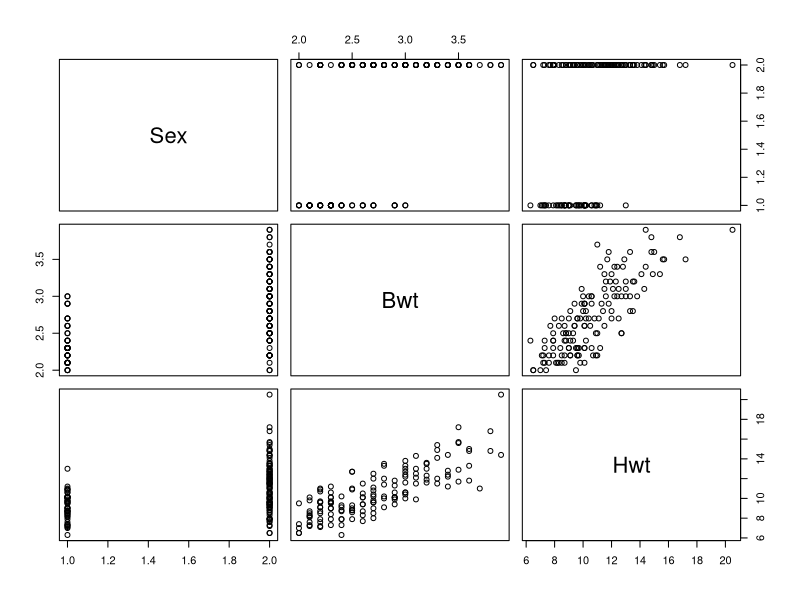
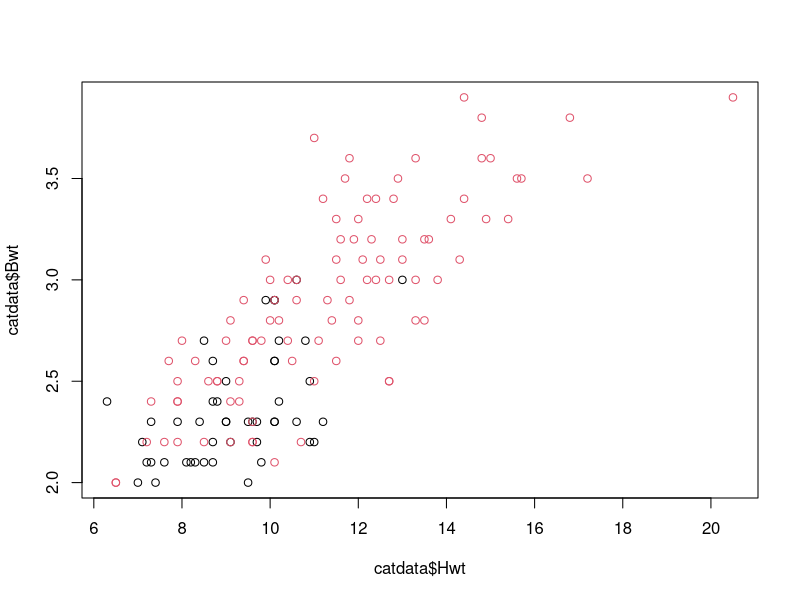
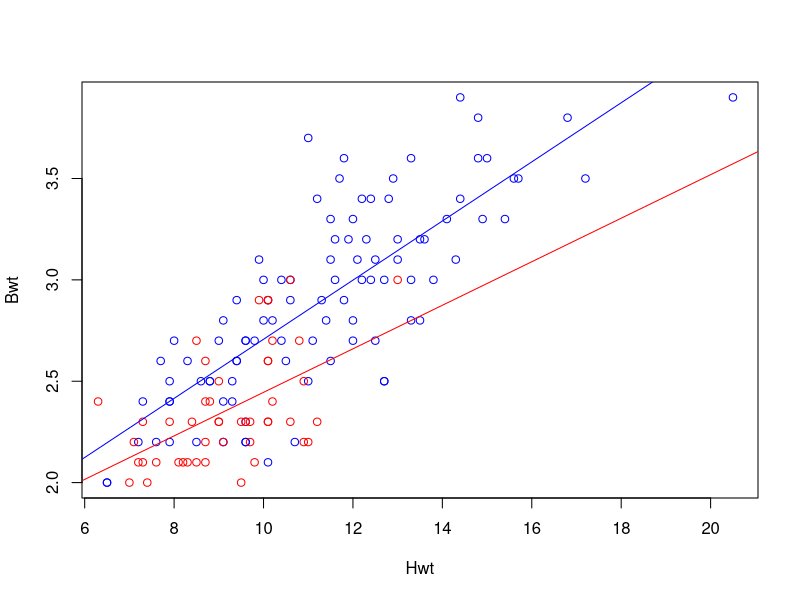
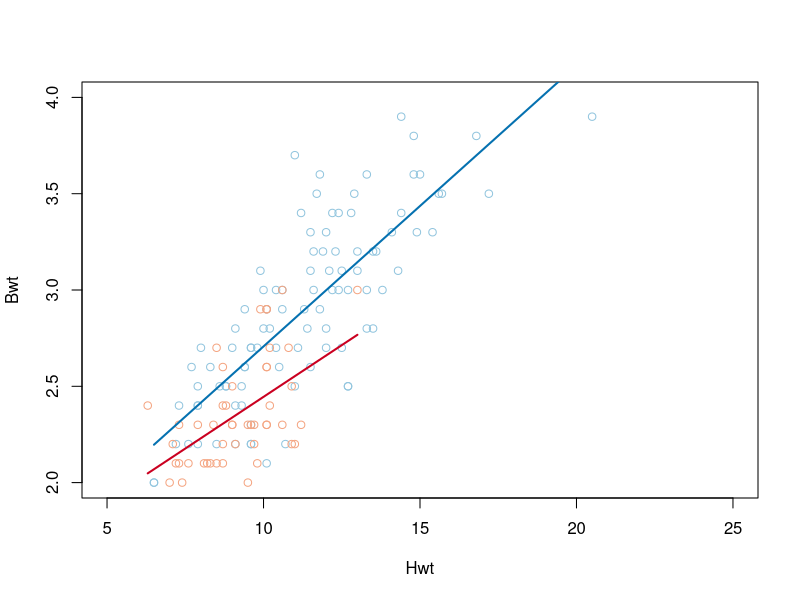

The R script that drew these images, in order:
# Title: Create regression lines with fixed endpoints
# Author: Nadja   Date: 05.05.2014

# Short description: 
# This script introduces an easy and flexible way to plot regression lines with defined ending points

# List all libraries that are used
# No special libraries needed

# par()              # view current settings
opar <- par()  # copy default settings

# We use the cat dataset from library MASS
library(MASS)
catdata<-cats
pairs(catdata) # Bwt and Hwt are correlated but the range of values is different for males and females
plot(catdata$Bwt~catdata$Hwt,col=as.factor(catdata$Sex))

# We create a seperate dataset for each sex
Males<-catdata[catdata$Sex=="M",]
Females<-catdata[catdata$Sex=="F",]

# But we stil want to plot them together in one graph with two regression lines
plot(Males$Bwt~Males$Hwt,col="blue",ylab="Bwt",xlab="Hwt")
points(Females$Bwt~Females$Hwt,col="red")
abline(lm(Males$Bwt~Males$Hwt),col="blue")
abline(lm(Females$Bwt~Females$Hwt),col="red")
# But the regression lines span the whole range of x-values

# We create regression lines as lines with defined end-points spanning the min and max values for each sex
summary(Males)
summary(Females)

tiff(filename = "vc_example_graph.tiff",width = 20,height = 20,units = cm)

plot(Males$Bwt~Males$Hwt,
     xlim=c(5,25),ylim=c(2,4), # here we set the limits based on the overall values
     col="#92c5de",
     xlab="Hwt",ylab="Bwt")
points(Females$Bwt~Females$Hwt,col="#f4a582")
# Now we use the min and max x-values for each sex
lines(c(min(Males$Hwt),max(Males$Hwt)),c(min(Males$Hwt)*as.numeric(coefficients(lm(Males$Bwt~Males$Hwt))[2],2)+as.numeric(coefficients(lm(Males$Bwt~Males$Hwt))[1],2),
                                         max(Males$Hwt)*as.numeric(coefficients(lm(Males$Bwt~Males$Hwt))[2],2)+as.numeric(coefficients(lm(Males$Bwt~Males$Hwt))[1],2)),
      col="#0571b0",lwd=2,lty=1)
lines(c(min(Females$Hwt),max(Females$Hwt)),c(min(Females$Hwt)*as.numeric(coefficients(lm(Females$Bwt~Females$Hwt))[2],2)+as.numeric(coefficients(lm(Females$Bwt~Females$Hwt))[1],2),
                                         max(Females$Hwt)*as.numeric(coefficients(lm(Females$Bwt~Females$Hwt))[2],2)+as.numeric(coefficients(lm(Females$Bwt~Females$Hwt))[1],2)),
      col="#ca0020",lwd=2,lty=1)

dev.off()

par(opar) # set parameters to default
